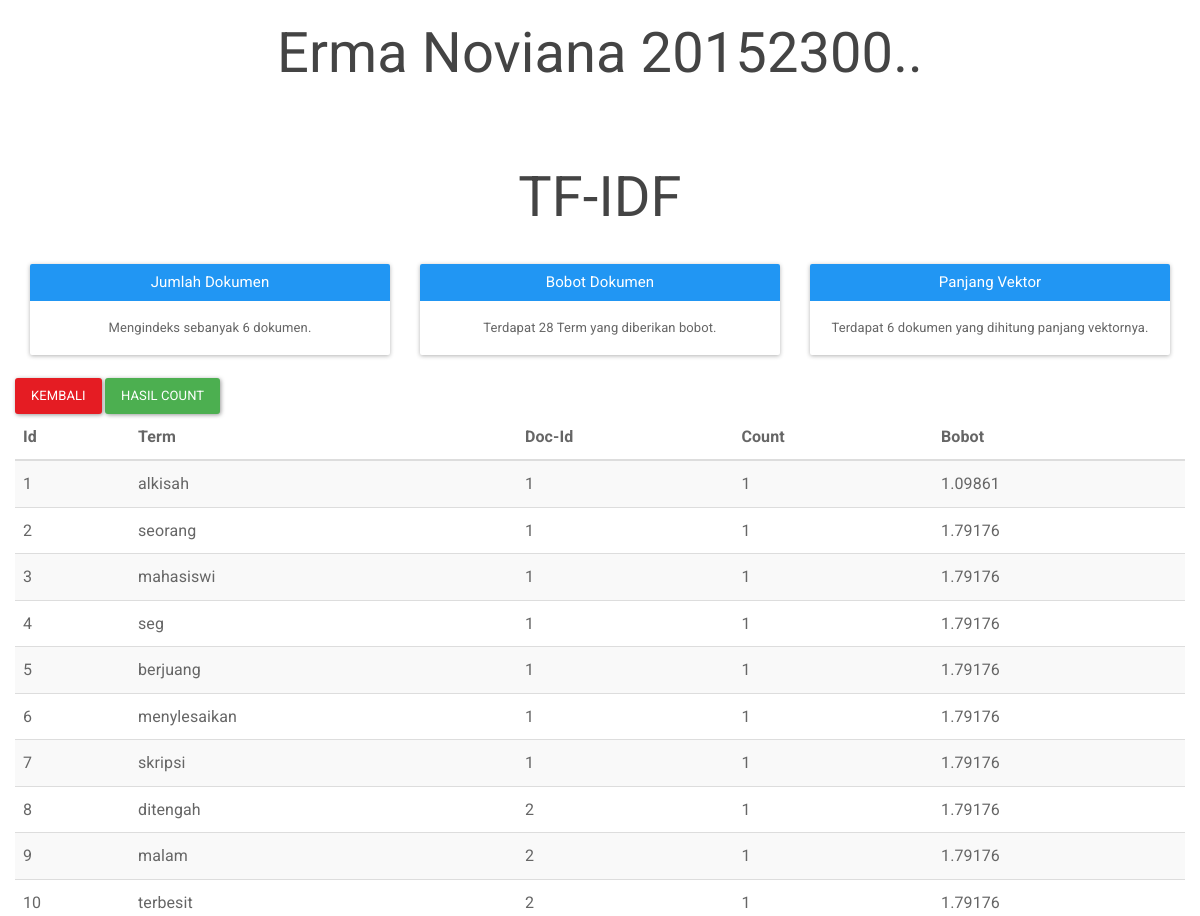
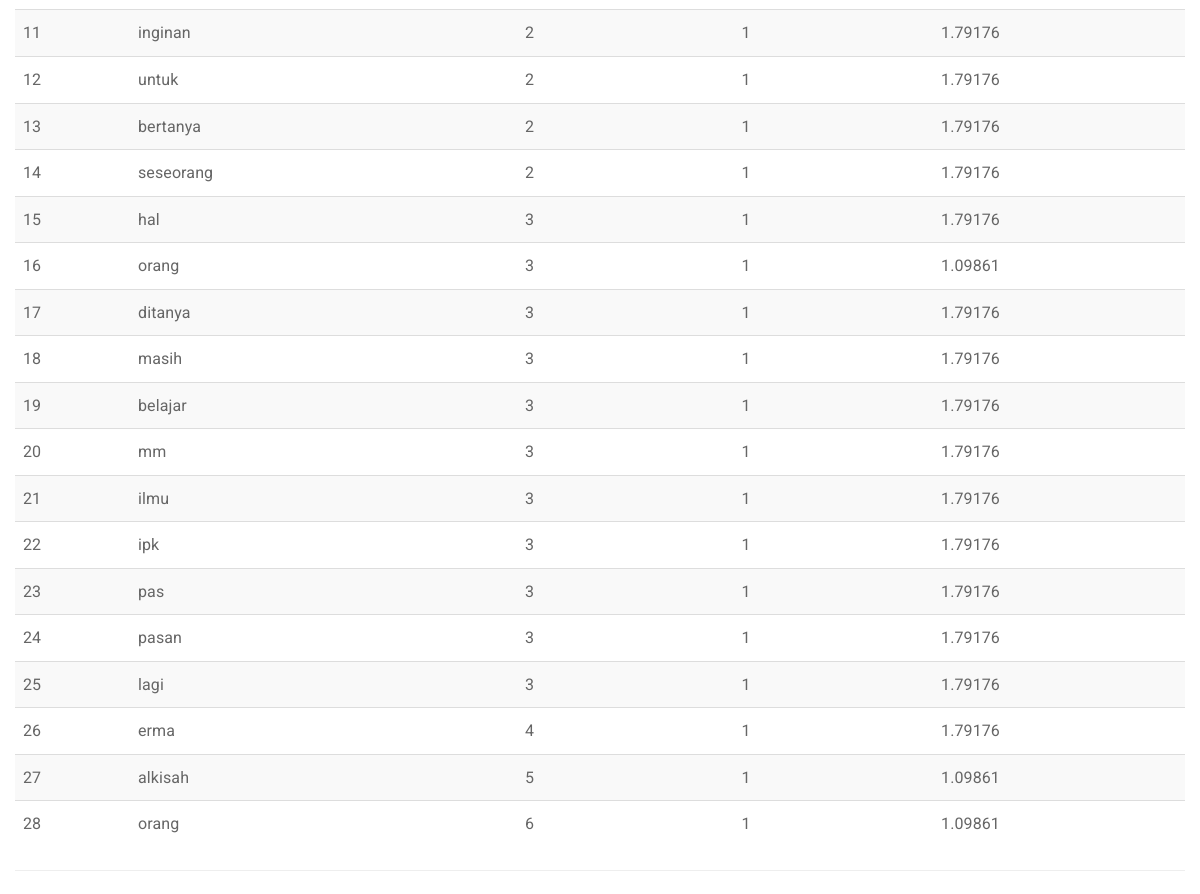
The app's page /?rute=hitung with its own data (2 pictures, top to bottom).
### tables this page shows
CREATE TABLE IF NOT EXISTS `tbindex` (
  `Id` int(11) NOT NULL AUTO_INCREMENT,
  `Term` varchar(30) NOT NULL,
  `DocId` int(11) NOT NULL,
  `Count` int(11) NOT NULL,
  `Bobot` float NOT NULL,
  PRIMARY KEY (`Id`)
);

### hitung.php (the view, shortened to what this page needs)
 <div class="container-fluid bg-1 text-center">
      <h1>TF-IDF</h1>
    </div>
    <div class="container-fluid bg-3 text-center">
      <div class="col-md-4 ">
                  <div class="panel panel-primary">
                      <div class="panel-heading">
                      <h3 class="panel-title">Jumlah Dokumen</h3>
                      </div>
                      <div class="panel-body">
                        <div class="font"><center>
                        <?php
                          buatindex();
                        ?>
                      </center></div>
                  </div>
              </div>
    </div>
    <div class="col-md-4">
                  <div class="panel panel-primary">
                      <div class="panel-heading">
                      <h3 class="panel-title">Bobot Dokumen</h3>
                      </div>
                      <div class="panel-body">
                        <div class="font"><center>
                        <?php
                         	hitungbobot();
                        ?>
                      </center></div>
                  </div>
            </div>
        </div>
    <div class="col-md-4">
                  <div class="panel panel-primary">
                      <div class="panel-heading">
                      <h3 class="panel-title">Panjang Vektor</h3>
                      </div>
                      <div class="panel-body">
                        <div class="font"><center>
                        <?php
                          panjangvektor();
                        ?>
                      </center></div>
                  </div>
            </div>
    </div>
    </div>
<div class="main">
  <div class="container">
  <div class="row">
   <a href="?rute=koleksi" class="btn btn-danger" id="">Kembali</a>
  <a href="#" class="btn btn-success" id="tambah">Hasil Count</a>
<table class="table table-striped table-hover ">
<thead>
    <tr>
      <th>Id</th>
      <th>Term</th>
      <th>Doc-Id</th>
      <th>Count</th>
      <th>Bobot</th>
    </tr>
  </thead>
  <?php
	$result = mysqli_query($konek,"SELECT * FROM tbindex ORDER BY Id");
	while($row = mysqli_fetch_array($result)) {
		print("<tr>");
		print("<td>" . $row['Id'] . "</td><td>" . $row['Term'] . "</td><td>" . $row['DocId'] .
			    "</td><td>" . $row['Count'] . "</td><td>" . $row['Bobot'] . "</td>");
		print("</tr>");
	}
	print("</table><hr />");
?>
</div>
</div>

### index.php (shortened to what this page needs)
<!DOCTYPE >
<html>
<head>
</head>
<body>
	<a href="?rute=koleksi"><center><h1>Erma Noviana 20152300..</h1></center></a>
	<br><br>
	<?php
			include "library/import.php";
			include "koneksi.php";
			include "fungsi.php";
			include "alur.php";
	?>
</body>
</html>

### library/import.php (shortened to what this page needs)
<link href="asset/css/bootstrap.min.css" rel="stylesheet">
<link href="asset/css/bootstrap.css" rel="stylesheet">
<link href="asset/css/sweetalert.css" rel="stylesheet">
<link href="asset/css/font-awesome.min.css" rel="stylesheet">

### alur.php (shortened to what this page needs)
<?php
if(!isset($_GET['rute'])){
	include 'koleksi.php';
}else{
	switch ($_GET['rute']) {
		case 'hitung':
			include 'hitung.php';
			break;
	}
}
?>

### fungsi.php (shortened to what this page needs)
<?php
function buatindex() {
		include "koneksi.php";
		mysqli_query($konek,"TRUNCATE TABLE tbindex");
		$resBerita = mysqli_query($konek,"SELECT * FROM tbberita ORDER BY Id");
		$num_rows = mysqli_num_rows($resBerita);
		print("Mengindeks sebanyak " . $num_rows . " dokumen. <br />");
}
function hitungbobot() {
	include "koneksi.php";
	$resBobot = mysqli_query($konek,"SELECT * FROM tbindex ORDER BY Id");
	$num_rows = mysqli_num_rows($resBobot);
	print("Terdapat " . $num_rows . " Term yang diberikan bobot. <br />");
}
function panjangvektor() {
	include "koneksi.php";
	mysqli_query($konek,"TRUNCATE TABLE tbvektor");
	$resDocId = mysqli_query($konek,"SELECT DISTINCT DocId FROM tbindex");
	$num_rows = mysqli_num_rows($resDocId);
	print("Terdapat " . $num_rows . " dokumen yang dihitung panjang vektornya. <br />");
}
?>

### records on screen
tbindex: Id "1", Term "alkisah", DocId "1", Count "1", Bobot "1.09861"
tbindex: Id "2", Term "seorang", DocId "1", Count "1", Bobot "1.79176"
tbindex: Id "3", Term "mahasiswi", DocId "1", Count "1", Bobot "1.79176"
tbindex: Id "4", Term "seg", DocId "1", Count "1", Bobot "1.79176"
tbindex: Id "5", Term "berjuang", DocId "1", Count "1", Bobot "1.79176"
tbindex: Id "6", Term "menylesaikan", DocId "1", Count "1", Bobot "1.79176"
tbindex: Id "7", Term "skripsi", DocId "1", Count "1", Bobot "1.79176"
tbindex: Id "8", Term "ditengah", DocId "2", Count "1", Bobot "1.79176"
tbindex: Id "9", Term "malam", DocId "2", Count "1", Bobot "1.79176"
tbindex: Id "10", Term "terbesit", DocId "2", Count "1", Bobot "1.79176"
tbindex: Id "11", Term "inginan", DocId "2", Count "1", Bobot "1.79176"
tbindex: Id "12", Term "untuk", DocId "2", Count "1", Bobot "1.79176"
tbindex: Id "13", Term "bertanya", DocId "2", Count "1", Bobot "1.79176"
tbindex: Id "14", Term "seseorang", DocId "2", Count "1", Bobot "1.79176"
tbindex: Id "15", Term "hal", DocId "3", Count "1", Bobot "1.79176"
tbindex: Id "16", Term "orang", DocId "3", Count "1", Bobot "1.09861"
tbindex: Id "17", Term "ditanya", DocId "3", Count "1", Bobot "1.79176"
tbindex: Id "18", Term "masih", DocId "3", Count "1", Bobot "1.79176"
tbindex: Id "19", Term "belajar", DocId "3", Count "1", Bobot "1.79176"
tbindex: Id "20", Term "mm", DocId "3", Count "1", Bobot "1.79176"
tbindex: Id "21", Term "ilmu", DocId "3", Count "1", Bobot "1.79176"
tbindex: Id "22", Term "ipk", DocId "3", Count "1", Bobot "1.79176"
tbindex: Id "23", Term "pas", DocId "3", Count "1", Bobot "1.79176"
tbindex: Id "24", Term "pasan", DocId "3", Count "1", Bobot "1.79176"
tbindex: Id "25", Term "lagi", DocId "3", Count "1", Bobot "1.79176"
tbindex: Id "26", Term "erma", DocId "4", Count "1", Bobot "1.79176"
tbindex: Id "27", Term "alkisah", DocId "5", Count "1", Bobot "1.09861"
tbindex: Id "28", Term "orang", DocId "6", Count "1", Bobot "1.09861"

### other values on screen
$num_rows "6"
$num_rows "28"
